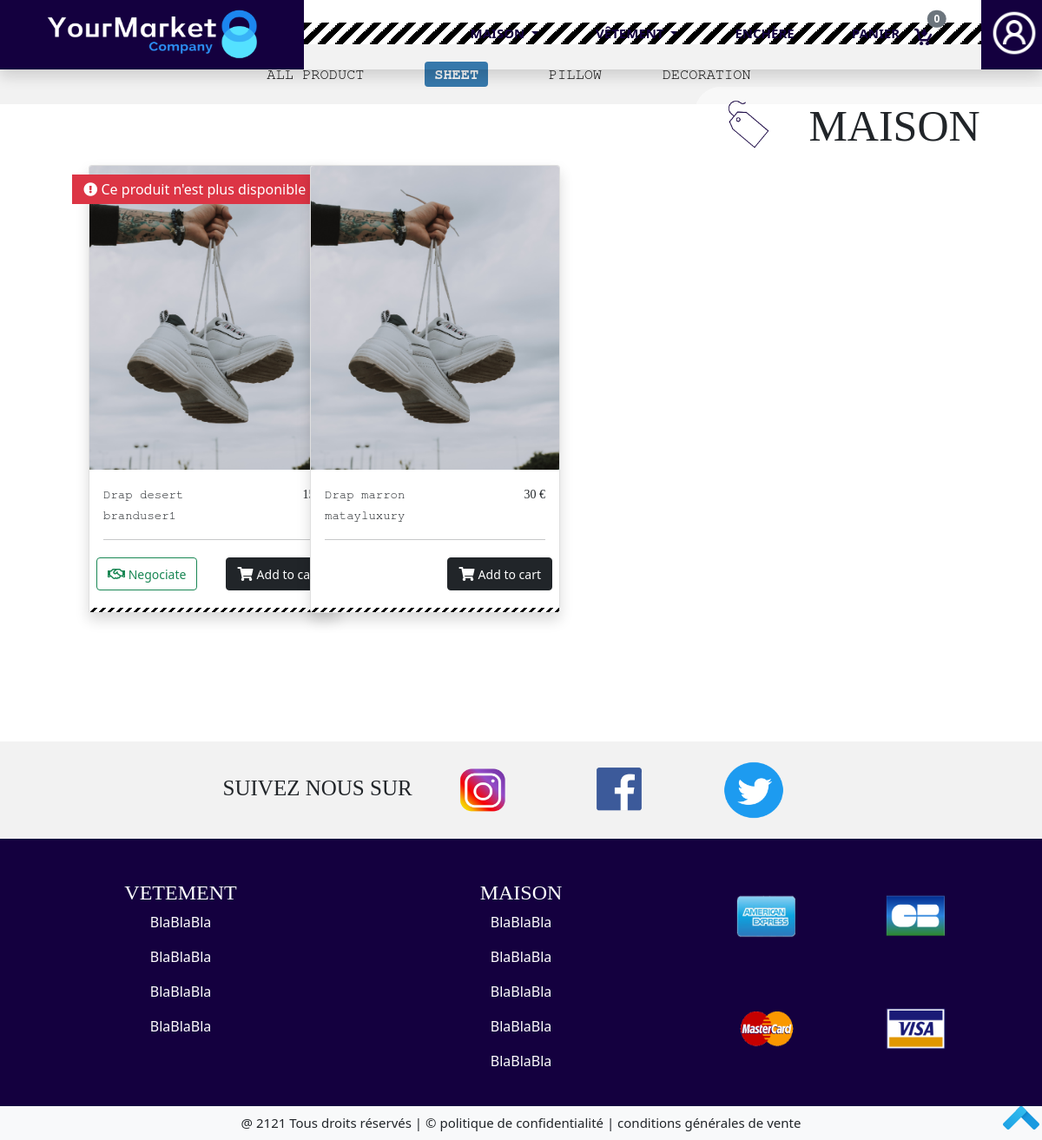
/Front/Acheteur/page-maison-sheet.php (signed in), run on the app's committed database.
### tables this page shows
CREATE TABLE IF NOT EXISTS `item` (
  `id_item` int(11) NOT NULL AUTO_INCREMENT,
  `id_seller` int(11) NOT NULL,
  `price` varchar(15) NOT NULL,
  `name` varchar(20) NOT NULL,
  `category` varchar(255) NOT NULL,
  `subcategory` varchar(255) NOT NULL,
  `quantity` varchar(15) NOT NULL,
  `description` text NOT NULL,
  `photo` varchar(255) NOT NULL,
  `is_bidding` tinyint(4) NOT NULL DEFAULT '0',
  `is_negotiated` tinyint(4) NOT NULL DEFAULT '0',
  `is_buying` tinyint(4) NOT NULL DEFAULT '0',
  PRIMARY KEY (`id_item`),
  KEY `id_item` (`id_item`),
  KEY `id_seller` (`id_seller`)
);

CREATE TABLE IF NOT EXISTS `seller` (
  `id_seller` int(11) NOT NULL AUTO_INCREMENT,
  `brand` varchar(30) NOT NULL,
  `profil_picture` varchar(255) NOT NULL,
  `background` varchar(255) NOT NULL,
  `phone` varchar(255) NOT NULL,
  `email` varchar(255) NOT NULL,
  `passworde` varchar(255) NOT NULL,
  PRIMARY KEY (`id_seller`),
  KEY `id_seller` (`id_seller`)
);

### Front/Acheteur/page-maison-sheet.php (the view, shortened to what this page needs)
<?php
    require "head.php";
        include("../../Bdd/cnx.php");
        $queryCountCadre = mysqli_query($con, "select count(id_item) as total  from item where category='maison' and subcategory='drap'");
        $queryAllCadre = mysqli_query($con, "select name, price ,subcategory, brand, quantity, description,photo, is_negotiated, is_bidding from item,seller where seller.id_seller=item.id_seller and category='maison' and subcategory='drap'");
?>
<div class="vetement_general">
    <div class="deco_marque_general position-absolute position-absolute top-0 end-0">
        <img class="img_icon_sale position-absolute top-50 start-0 translate-middle-y" src="../../Image/icon_sale.png" alt="icon_sale">
        <p class="texte_deco_marque_general texte_style text-uppercase position-absolute top-50 start-50 translate-middle">maison</p>
    </div>
    <div class="class_separation" id="menuCatMaison"></div>
</div>
<div class="vetement_details" >
    <div class="navbar_vetement">
            <ul class="navbar_listeVendeur_details detail_style centrer">
                    <li><a href="page-maison.php#menuCatMaison" class="text-uppercase" >All product</a> </li>
                    <li><a href="page-maison-sheet.php#menuCatMaison" class="badge text-uppercase bg_blue1 text-light">SHEET</a></li>
                    <li><a href="page-maison-pillow.php#menuCatMaison" class="text-uppercase">PILLOW</a></li>
                    <li><a href="page-maison-decoration.php#menuCatMaison" class="text-uppercase">DECORATION</a></li>
                </ul>
    </div>
</div>
<div class="maison_liste_total row">
    <div class="col-1"></div>
    <div class="col-10">
        <div class="row">
        <?php
        if($row = mysqli_fetch_assoc($queryCountCadre)){
            $total = $row['total'];
            for ($i=0; $i<=$total;$i++){
                if($rowAllCadre = mysqli_fetch_assoc($queryAllCadre)){
                    $nameCadre = $rowAllCadre['name'];
                    $prixCadre = $rowAllCadre['price'];
                    $brandCadre = $rowAllCadre['brand'];
                    $quantityCadre = $rowAllCadre['quantity'];
                    $is_negotiated = $rowAllCadre['is_negotiated'];
                    ?>
                    <div class="listeVendeur_un_par_un col-3 mb-5">
                        <div class="card shadow cardProduct" style="width: 18rem;" >
                            <img class="img_listeVendeur_logo card-img-top" src="../../Image/chaussure.png" alt="oreiller">
                            <div class="card-body">
                                <div class="row">
                                    <div class="col-md-9">
                                    <div class="detail_style_titre detail_style"><small><?php echo $nameCadre ?></small></div>
                                <div class="detail_style_marque detail_style"><small><?php echo $brandCadre ?></small></div>
                                    </div>
                                    <div class="col-md-3">
                                        <p href="#" class="detail_style_prix texte_style f_right"><small><?php echo $prixCadre ?> €</small> </p>
                                    </div>
                                </div>
                                <hr>
                                <div class="row">
                                    <div class="col-6 p-1 m-0">
                                        <?php if($is_negotiated == 1){ ?>
                                            <button type="button" class="btn btn-outline-success" data-bs-toggle="modal" data-bs-target="#nego_prix_maison"> <i class="far fa-handshake"></i><small> Negociate</small></button>
                                        <?php } ?>
                                    </div>
                                    <div class="col-6  p-1 m-0">
                                        <button type="button" class="btn btn-dark f_right"> <i class="fas fa-shopping-cart"></i>    <small>Add to cart</small></button>
                                    </div>
                            </div>
                            <?php  if($quantityCadre == 0 ){?>
                                    <div class="card-badge bg-danger  pl-5"> &nbsp; <i class="fas fa-exclamation-circle"></i> Ce produit n'est plus disponible &nbsp;</div>
                            <?php }?>
                            </div>
                            <div class="class_separation2 w-100"></div>
                            </div>
                        </div>
            <?php
                }
            }
        }
        ?>
        </div>
    </div>
    <div class="col-1"></div>
</div>
<?php
    include("footer.php");
?>

### Lien/yourmarket.css (style rules this page uses)
.centrer { text-align: center; }
.texte_style { font-family: Impact, fantasy; }
.detail_style { font-family: FreeMono, monospace; }
.class_separation { width: 100%; height: 25px; background: linear-gradient(-45deg, black 25%, white 25%, white 50%, black 50%, black 75%, white 75%, white); background-size:20px 20px; }
.f_right { float: right!important; }
.bg_blue1 { background-color:#3678ab!important; }

### Lien/categorie.css (style rules this page uses)
.deco_marque_general { margin-top: 100px!important; background-color: rgb(255, 255, 255,0.5); width: 400px; height: 90px; border-radius: 30px 0 0 30px; }
.texte_deco_marque_general { font-size: 50px; margin-left: 30px!important; }
.img_icon_sale { float: left; width: 80px; height: 80px; margin-left: 20px!important; }
.navbar_vetement { background-color: #f2f2f2; }
.navbar_vetement { list-style-type: none; }
.maison_liste_total, .vetement_liste_total { margin-top: 70px!important; }
.class_separation2 { width: 250px; height: 5px; background: linear-gradient(-45deg, black 25%, white 25%, white 50%, black 50%, black 75%, white 75%, white); background-size:10px 10px; }
.cardProduct { position: relative; }
.cardProduct .card-badge { position: absolute; top:10px; left:-20px; padding:5px; color:white; transform:rotate(0deg); }

### Lien/article.css (style rules this page uses)
.navbar_listeVendeur_details li { display: inline-block; padding: 20px 0 20px 0; }
.navbar_listeVendeur_details li a { text-decoration: none; color: black; margin-right: 60px; font-size: 17px; }
.img_listeVendeur_logo { width: 250px; height: 350px; }

### data on the page
item: name "Drap desert", id_seller.brand "branduser1", price "15…", is_negotiated 1 (drawn), quantity "0" (drawn)
item: name "Drap marron", id_seller.brand "matayluxury", price "30"
